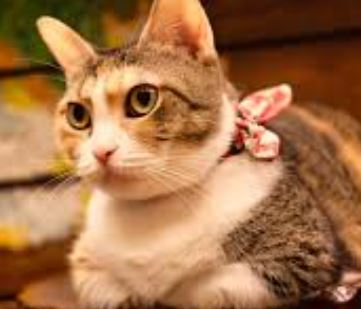
#> input picture homework/Day001_sample.jpg, 361 x 309 px
$ jupyter execute Day001_read_image_HW.ipynb
#> lines starting #> are read from the running program, lines starting #| are printed output that depends on the picture
# 作業

思考一下我們前面有提到圖片是矩陣，但維度可能會不一樣
例如灰階圖只有兩個維度，RGB 彩圖則有 3 個維度

假如今天我們把 RGB 3 個維度拆開來看會有甚麼不同的效果呢？

[cell 1]
from cv2 import cv2

[cell 2]
img = cv2.imread('Day001_sample.jpg')
#> img is the input picture: shape (309, 361, 3); mean B, G, R 72.7, 113.2, 163.3

[cell 3]
cv2.imshow('img',img)
cv2.waitKey(0)
cv2.destroyAllWindows()

[cell 4]
from matplotlib import pyplot as plt

# 從CV2的IMG轉換成RGB

[cell 5]
pltimg = img[:,:,::-1]

[cell 6]
plt.imshow(pltimg)
plt.show()

[cell 7]
gray = cv2.cvtColor(img[:,:],cv2.COLOR_RGB2GRAY)
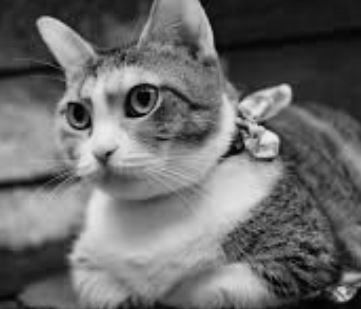
#> gray: shape (309, 361); min 1, max 239, mean 106.8
pltimg = gray
plt.imshow(pltimg,cmap='gray')
plt.show()


$ run again, with homework/nms.jpg copied over homework/Day001_sample.jpg
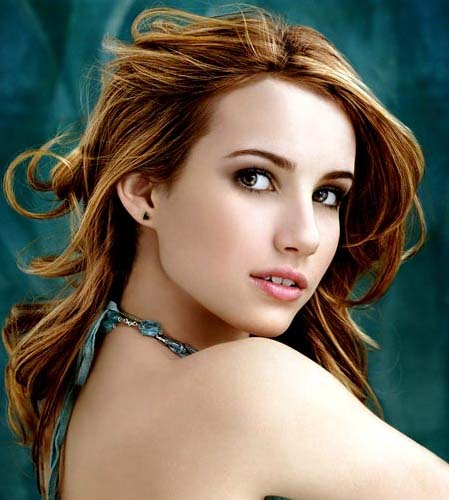
#> input picture homework/nms.jpg, 449 x 500 px
#> img is the input picture: shape (500, 449, 3); mean B, G, R 91.7, 106.7, 114.2
#> `gray = cv2.cvtColor(img[:,:],cv2.COLOR_RGB2GRAY)`:
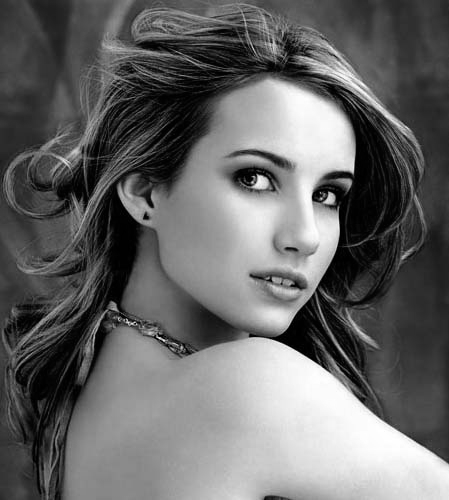
#> gray: shape (500, 449); min 0, max 255, mean 103.1
